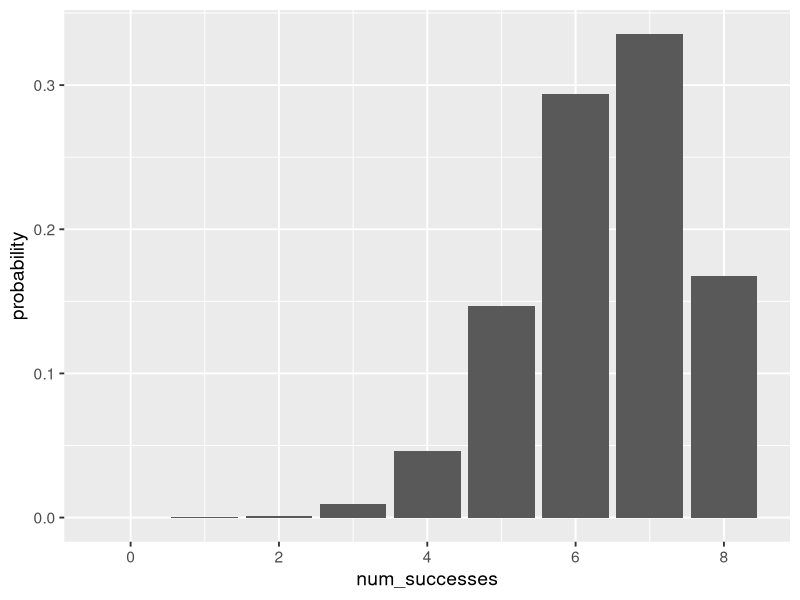

Reproduce this figure in R.
## ---- chunk 1
#knitr::opts_chunk$set(echo = FALSE)
require(ggplot2)
require(dplyr)
require(tidyr)
require(readr)
## ---- chunk 2
dbinom(x = 8, size = 8, prob = 0.8)
## ---- chunk 3
dbinom(x = 7, size = 8, prob = 0.8)
## ---- chunk 4
Paul_success_probabilities <- data.frame(
    num_successes = seq(from = 0, to = 8)
  )

Paul_success_probabilities
## ---- chunk 5
Paul_success_probabilities <- Paul_success_probabilities %>%
  mutate(
    probability = dbinom(x = num_successes, size = 8, prob = 0.8)
  )

Paul_success_probabilities
## ---- chunk 6
ggplot(data = Paul_success_probabilities,
    mapping = aes(x = num_successes, y = probability)) +
  geom_col() +
  theme_gray(base_size = 14)
## ---- chunk 7
pbinom(q = 2, size = 8, prob = 0.8)
## ---- chunk 8
dbinom(x = 0, size = 8, prob = 0.8) +
  dbinom(x = 1, size = 8, prob = 0.8) +
  dbinom(x = 2, size = 8, prob = 0.8)
## ---- chunk 9
pbinom(q = 5, size = 8, prob = 0.8, lower.tail = FALSE)
## ---- chunk 10
dbinom(x = 6, size = 8, prob = 0.8) +
  dbinom(x = 7, size = 8, prob = 0.8) +
  dbinom(x = 8, size = 8, prob = 0.8)
